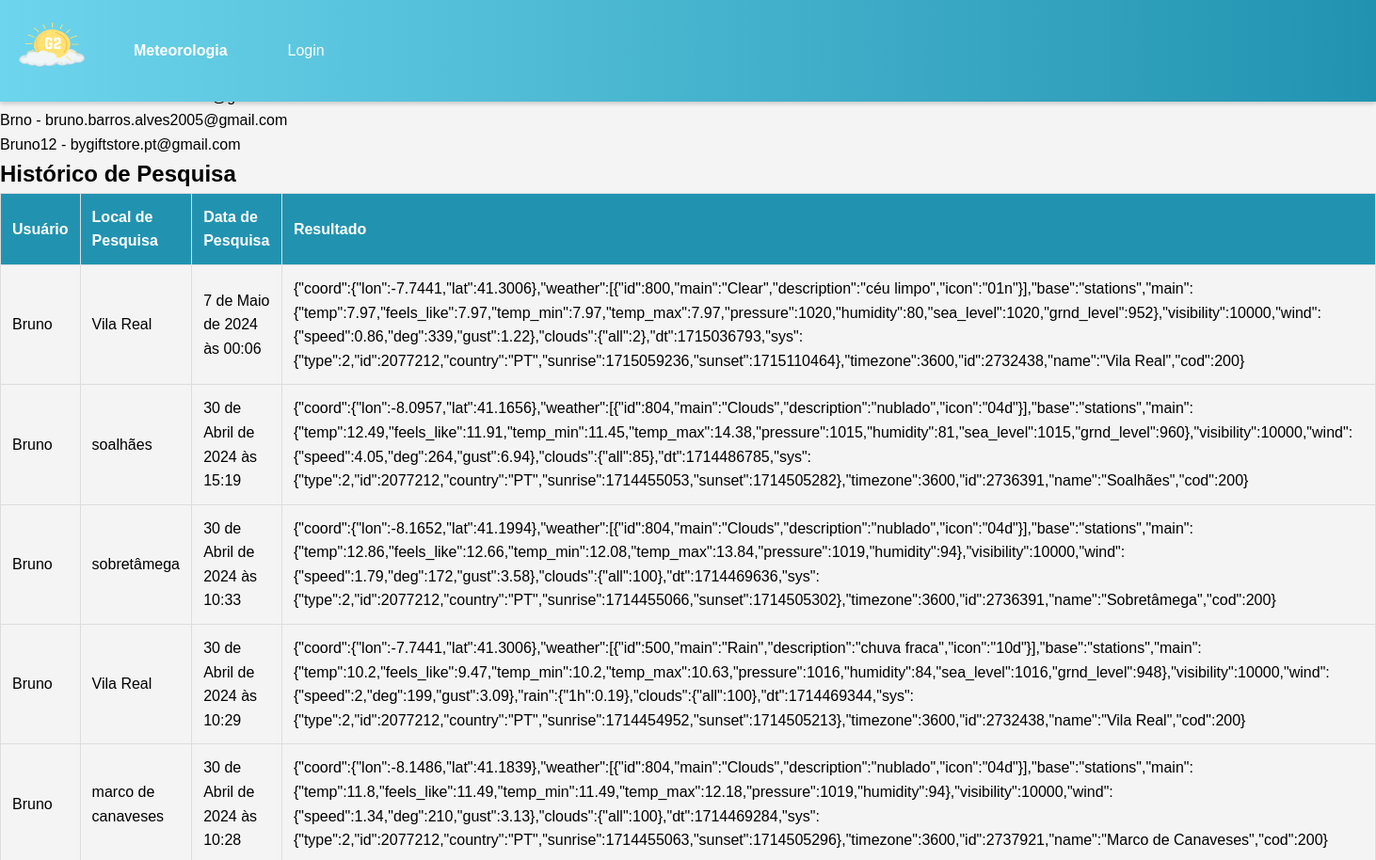
/admin-view/ (upper part), run on an earlier commit of the app's database.
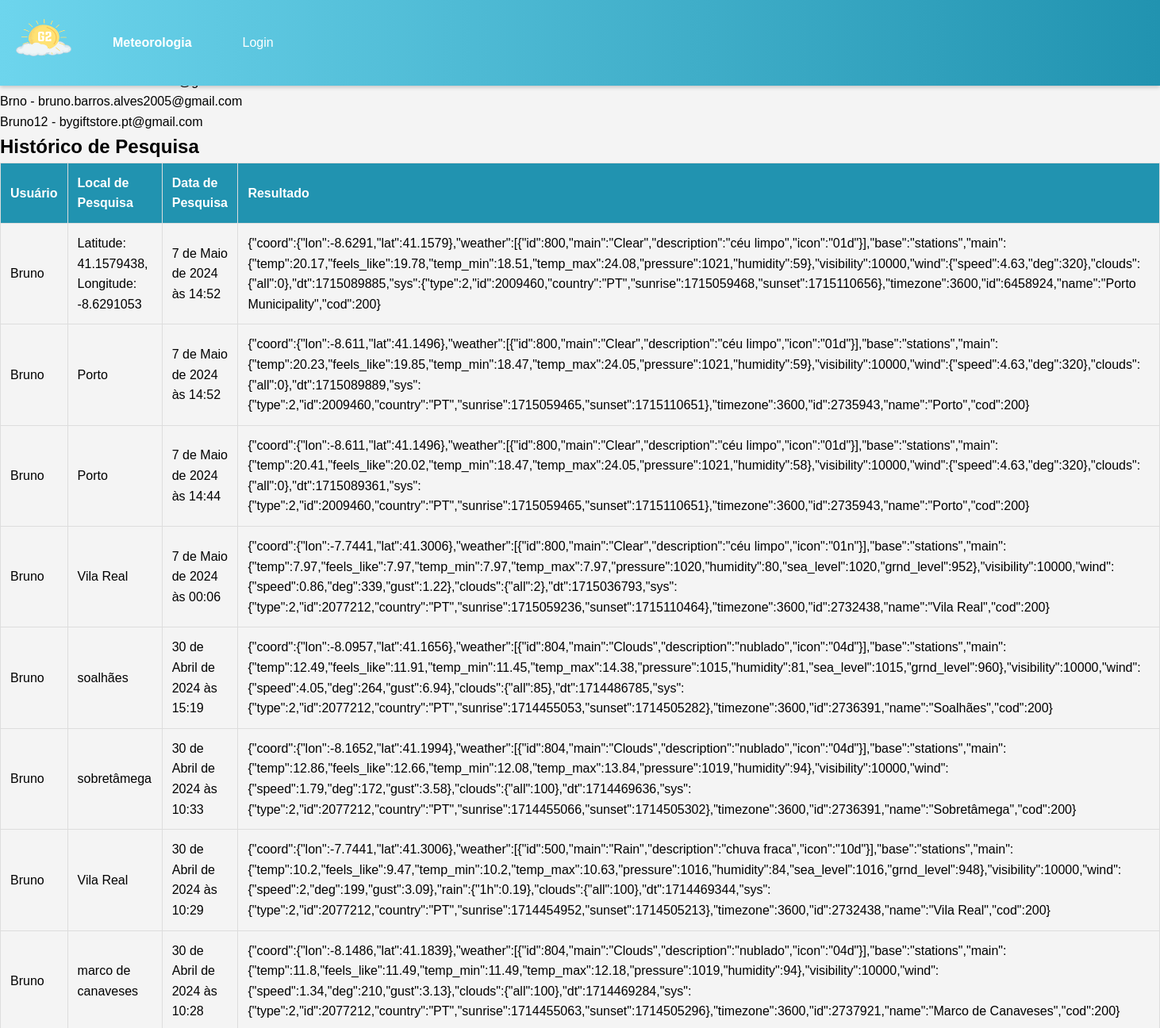
And on a later commit of the database.
### G2app/models.py (models this page shows, shortened)
class HistoricoPesquisa(models.Model):
    usuario = models.ForeignKey(User, on_delete=models.CASCADE)
    data_pesquisa = models.DateTimeField(auto_now_add=True)
    local_pesquisa = models.CharField(max_length=200)
    resultado_pesquisa = models.TextField()

### G2app/views.py (the view)
# urls.py: path('admin-view/', views.admin_view, name='admin_view'),
def admin_view(request):
    users = User.objects.all()
    historico = HistoricoPesquisa.objects.all().order_by('-data_pesquisa')
    context = {
        'users': users,
        'historico': historico
    }
    return render(request, 'G2app/admin_view.html', context)

### G2app/templates/G2app/admin_view.html
{% extends 'G2app/index.html' %}
{% block content %}
<body>
    <h1>Admin View</h1>
    <h2>Users</h2>
    <ul>
        {% for user in users %}
            <li>{{ user.username }} - {{ user.email }}</li>
        {% endfor %}
    </ul>
    <h2>Histórico de Pesquisa</h2>
    <table>
        <thead>
            <tr>
                <th>Usuário</th>
                <th>Local de Pesquisa</th>
                <th>Data de Pesquisa</th>
                <th>Resultado</th>
            </tr>
        </thead>
        <tbody>
            {% for item in historico %}
            <tr>
                <td>{{ item.usuario.username }}</td>
                <td>{{ item.local_pesquisa }}</td>
                <td>{{ item.data_pesquisa }}</td>
                <td>{{ item.resultado_pesquisa }}</td>
            </tr>
            {% endfor %}
        </tbody>
    </table>
</body>
{% endblock %}

### G2app/templates/G2app/index.html (shortened to what this page needs)
<!DOCTYPE html>
<html lang="pt">
<head>
    {% load static %}
    <link rel="stylesheet" href="{% static 'G2app/style.css' %}">
</head>
<body>
    {% block navbar %}
  <header>
    <div class="logo">
        <img src="{% static 'G2app/img/logo.png' %}" alt="descrição imagem">
    </div>
    <div class="navbar">
        <a href="{% url 'inicio' %}" class="navbar-brand">Meteorologia</a>
        {% if user.is_authenticated %}
        <a href="{% url 'perfil' %}">Conta</a>
    {% else %}
        <a href="{% url 'login' %}">Login</a>
    {% endif %}
    </div>
    {% endblock navbar %}
</header>
<main>
    {% block content %}{% endblock %}
</main>
</body>
</html>

### G2app/static/G2app/style.css (style rules this page uses)
* { margin: 0; padding: 0; box-sizing: border-box; font-family: 'Arial', sans-serif; }
body { background-color: #f4f4f4; font-family: 'Arial', sans-serif; line-height: 1.6; }
header { position: fixed; top: 0; left: 0; width: 100%; background: linear-gradient(to right, #6dd5ed, #2193b0); padding: 20px; display: flex; justify-content: start; align-items: center; box-shadow: 0 2px 5px rgba(0,0,0,0.2); z-index: 100; }
.logo { margin-right: 20px; }
.logo img { height: 60px; width: 70px; }
.navbar { display: flex; align-items: center; z-index: 50; }
.navbar a { text-decoration: none; color: white; margin: 0 1rem; position: relative; padding: 0.5rem 1rem; transition: color 0.3s; }
.navbar a::before { content: ''; position: absolute; width: 100%; height: 3px; bottom: 0; left: 0; background-color: #ffd700; visibility: hidden; transform: scaleX(0); transition: all 0.3s ease-in-out 0s; }
.navbar-brand { font-weight: bold; color: white; }
table { width: 100%; border-collapse: collapse; margin-bottom: 20px; }
table th, table td { text-align: left; padding: 12px; border: 1px solid #ddd; }
table th { background-color: #2193b0; color: white; }

What changed in the data, as far as the page shows it:
added HistoricoPesquisa: usuario.username "Bruno", local_pesquisa "Latitude: 41.1579438, Longitude: -8.6291053", data_pesquisa "7 de Maio de 2024 às 14:52", resultado_pesquisa "{\"coord\":{\"lon\":-8.6291,\"lat\":41.1579},\"weather\":[{\"id\":800,\"main\":\"Clear\",\"description\":\"céu limpo\",\"icon\":\"01d\"}],\"base\":\"stations\",\"main\":{\"temp\":20.17,\"feels_like\":19.78,\"temp_min\":18.51,\"temp_max\":24.08,\"pressure\":1021,\"humidity\":59},\"visibility\":10000,\"wind\":{\"speed\":4.63,\"deg\":320},\"clouds\":{\"all\":0},\"dt\":1715089885,\"sys\":{\"type\":2,\"id\":2009460,\"country\":\"PT\",\"sunrise\":1715059468,\"sunset\":1715110656},\"timezone\":3600,\"id\":6458924,\"name\":\"Porto Municipality\",\"cod\":200}"
added HistoricoPesquisa: usuario.username "Bruno", local_pesquisa "Porto", data_pesquisa "7 de Maio de 2024 às 14:52", resultado_pesquisa "{\"coord\":{\"lon\":-8.611,\"lat\":41.1496},\"weather\":[{\"id\":800,\"main\":\"Clear\",\"description\":\"céu limpo\",\"icon\":\"01d\"}],\"base\":\"stations\",\"main\":{\"temp\":20.23,\"feels_like\":19.85,\"temp_min\":18.47,\"temp_max\":24.05,\"pressure\":1021,\"humidity\":59},\"visibility\":10000,\"wind\":{\"speed\":4.63,\"deg\":320},\"clouds\":{\"all\":0},\"dt\":1715089889,\"sys\":{\"type\":2,\"id\":2009460,\"country\":\"PT\",\"sunrise\":1715059465,\"sunset\":1715110651},\"timezone\":3600,\"id\":2735943,\"name\":\"Porto\",\"cod\":200}"
added HistoricoPesquisa: usuario.username "Bruno", local_pesquisa "Porto", data_pesquisa "7 de Maio de 2024 às 14:44", resultado_pesquisa "{\"coord\":{\"lon\":-8.611,\"lat\":41.1496},\"weather\":[{\"id\":800,\"main\":\"Clear\",\"description\":\"céu limpo\",\"icon\":\"01d\"}],\"base\":\"stations\",\"main\":{\"temp\":20.41,\"feels_like\":20.02,\"temp_min\":18.47,\"temp_max\":24.05,\"pressure\":1021,\"humidity\":58},\"visibility\":10000,\"wind\":{\"speed\":4.63,\"deg\":320},\"clouds\":{\"all\":0},\"dt\":1715089361,\"sys\":{\"type\":2,\"id\":2009460,\"country\":\"PT\",\"sunrise\":1715059465,\"sunset\":1715110651},\"timezone\":3600,\"id\":2735943,\"name\":\"Porto\",\"cod\":200}"
